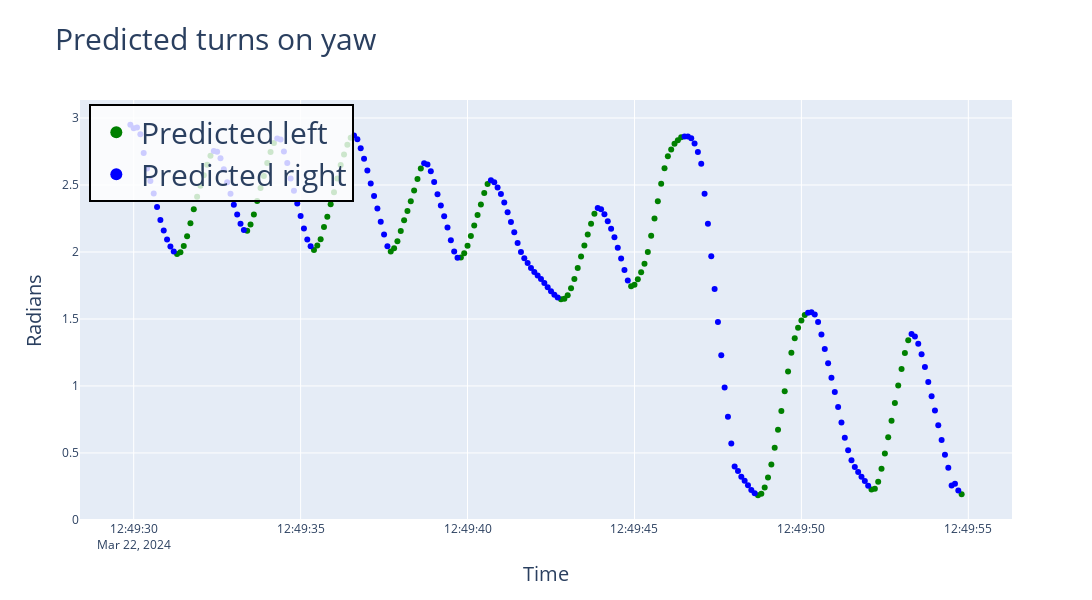

Write notebook code for a chart like this one.
### Code cell
display(interval_df.head())
plot_predicted_transitions(interval_df)
